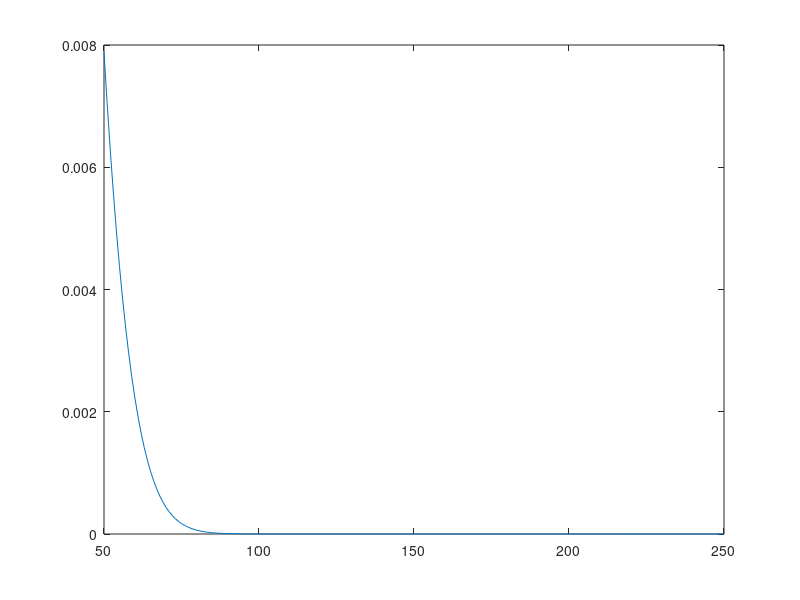

Recreate this plot in MATLAB.
%cse824_dabbling
%Jesse Hoskins
%Time to figure out how the heck to get CSI

%Need 2 parameters, SNR, N
%average SNR
%SNR = (E_s/N_0)*E*(alpha^2);
%normrnd(mean, sigma)
%makedist('Nakagami')
pd=makedist('Nakagami', 'mu', 1.5, 'omega', 1010);
plot(50:1:250, pdf(pd, 50:1:250))